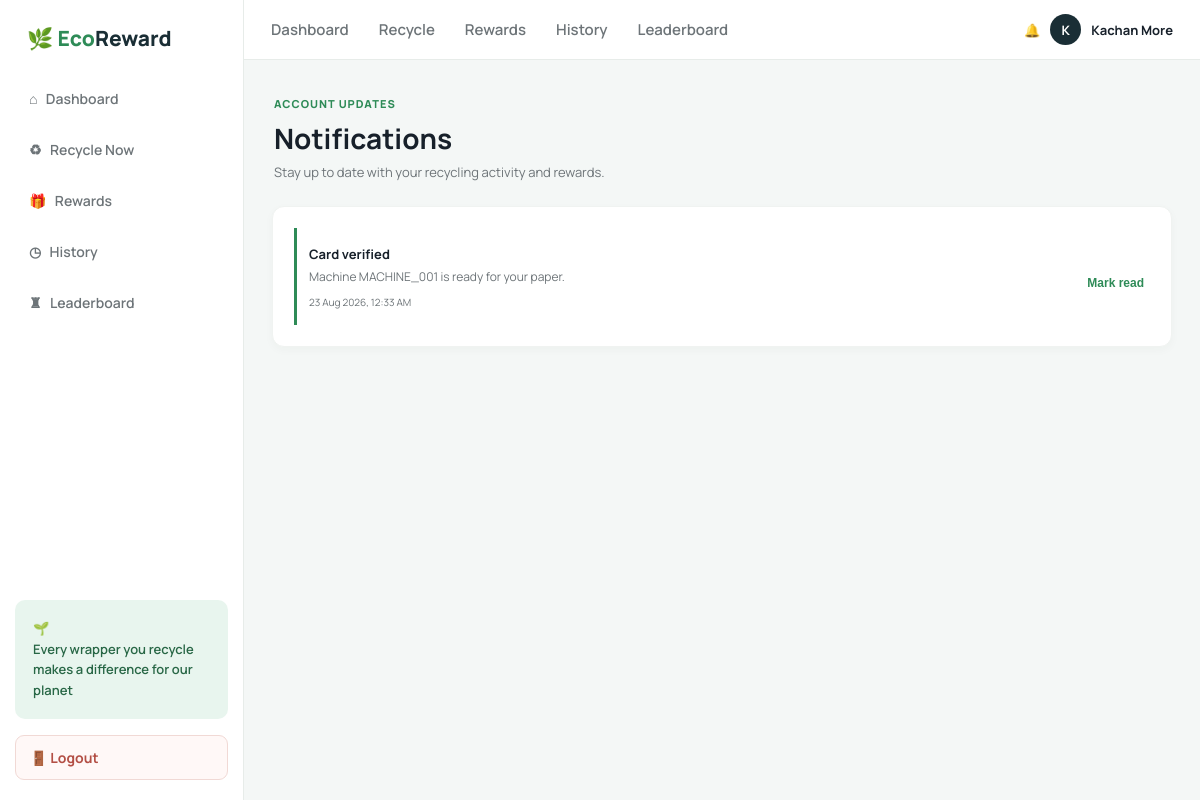
Page /notifications/ (signed in) on the earlier database version.
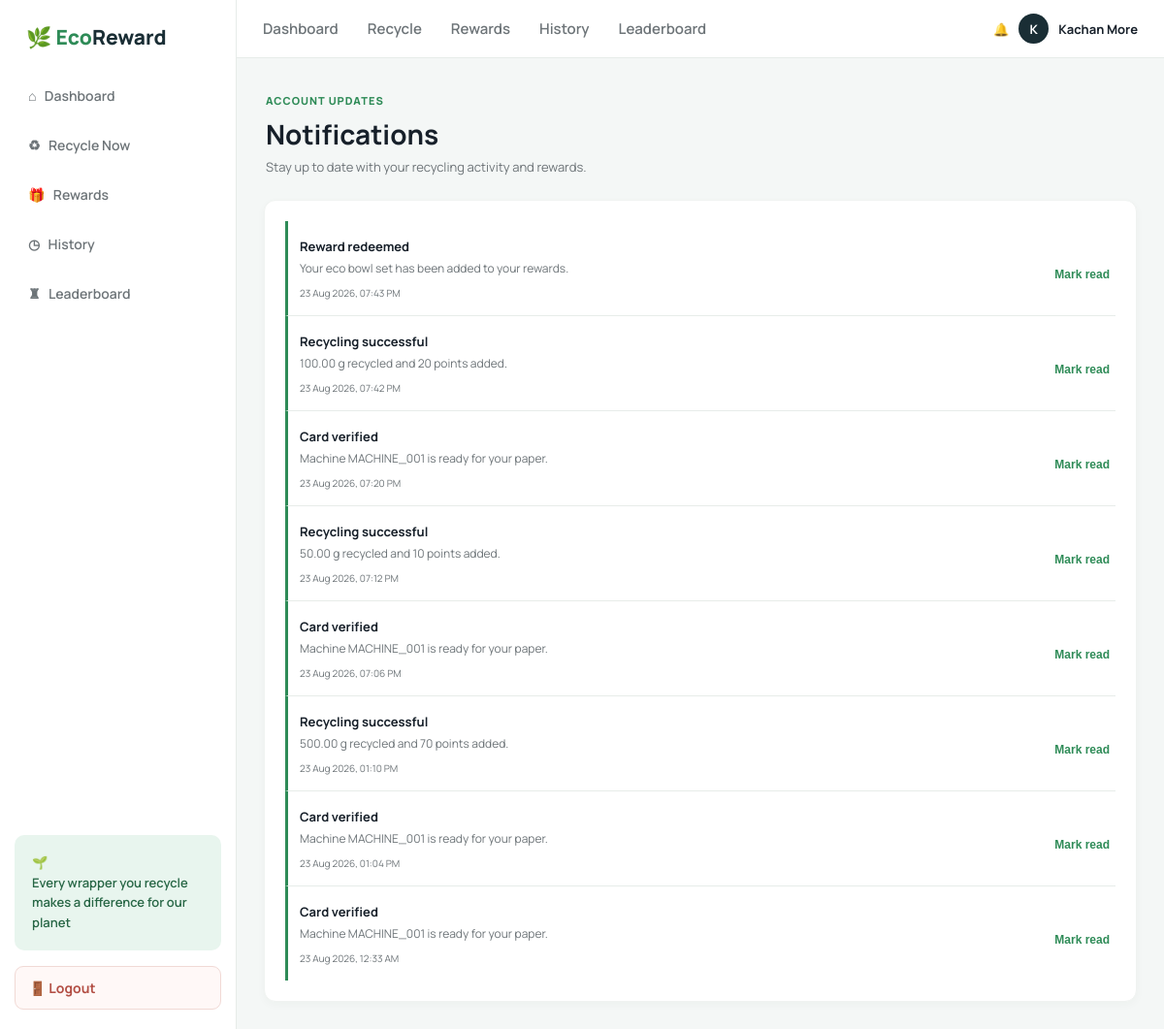
Same page on the later database version.
### recycling/models.py (models this page shows)
class Notification(models.Model):
    TYPE_CHOICES = [(value, value.title()) for value in ["RECYCLING", "REWARD", "ACHIEVEMENT", "MACHINE", "GOAL", "REDEMPTION"]]
    user = models.ForeignKey(User, on_delete=models.CASCADE)
    type = models.CharField(max_length=20, choices=TYPE_CHOICES, default="RECYCLING")
    title = models.CharField(max_length=140)
    message = models.TextField()
    is_read = models.BooleanField(default=False)
    created_at = models.DateTimeField(auto_now_add=True)

### recycling/views.py (the view)
# urls.py: path("notifications/", views.user_notifications_page, name="user_notifications"),
@login_required
def user_notifications_page(request):
    notification_queryset = Notification.objects.filter(user=request.user).order_by("-created_at")
    notifications = notification_queryset[:50]
    return render(request, "user/notifications.html", {"notifications": notifications, "unread_count": notification_queryset.filter(is_read=False).count()})

### templates/user/notifications.html (shortened to what this page needs)
{% extends 'base.html' %}
{% block body %}
<div class="shell">
  <aside class="sidebar"><div><div class="brand"><span>🌿 Eco</span>Reward</div><nav class="nav"><a href="{% url 'dashboard' %}">⌂ &nbsp; Dashboard</a><a href="{% url 'recycle' %}">♻ &nbsp; Recycle Now</a><a href="{% url 'rewards' %}">🎁 &nbsp; Rewards</a><a href="{% url 'history' %}">◷ &nbsp; History</a><a href="{% url 'leaderboard' %}">♜ &nbsp; Leaderboard</a></nav></div><div class="sidebar-footer"><div class="promo">🌱<br />Every wrapper you recycle makes a difference for our planet</div><a class="logout-button" href="{% url 'logout' %}">🚪 Logout</a></div></aside>
  <div class="content"><header class="topbar"><nav class="topnav"><a href="{% url 'dashboard' %}">Dashboard</a><a href="{% url 'recycle' %}">Recycle</a><a href="{% url 'rewards' %}">Rewards</a><a href="{% url 'history' %}">History</a><a href="{% url 'leaderboard' %}">Leaderboard</a></nav><div class="user"><a class="notification-link active" href="{% url 'user_notifications' %}" aria-label="View notifications">🔔</a><a class="profile-shortcut" href="{% url 'profile' %}"><span class="avatar">{{ request.user.username|first|upper }}</span>{{ request.user.first_name|default:request.user.username }}</a></div></header>
    <main class="main notification-main"><div class="page-heading"><div><p class="eyebrow">ACCOUNT UPDATES</p><h1>Notifications</h1><p>Stay up to date with your recycling activity and rewards.</p></div></div><section class="panel notifications-panel">{% for notification in notifications %}<article class="notification-row {% if not notification.is_read %}unread{% endif %}" data-notification-id="{{ notification.id }}"><div><strong>{{ notification.title }}</strong><p>{{ notification.message }}</p><small class="muted">{{ notification.created_at|date:'d M Y, h:i A' }}</small></div>{% if not notification.is_read %}<button class="detail notification-read" type="button">Mark read</button>{% endif %}</article>{% empty %}<p class="muted">You have no notifications yet.</p>{% endfor %}</section></main>
  </div>
</div>
{% endblock %}

Differences in the rows shown:
added Notification: title "Reward redeemed", message "Your eco bowl set has been added to your rewards.", created_at "23 Aug 2026, 07:43 PM", is_read "Mark read"
added Notification: title "Recycling successful", message "100.00 g recycled and 20 points added.", created_at "23 Aug 2026, 07:42 PM", is_read "Mark read"
added Notification: title "Card verified", message "Machine MACHINE_001 is ready for your paper.", created_at "23 Aug 2026, 07:20 PM", is_read "Mark read"
added Notification: title "Recycling successful", message "50.00 g recycled and 10 points added.", created_at "23 Aug 2026, 07:12 PM", is_read "Mark read"
added Notification: title "Card verified", message "Machine MACHINE_001 is ready for your paper.", created_at "23 Aug 2026, 07:06 PM", is_read "Mark read"
added Notification: title "Recycling successful", message "500.00 g recycled and 70 points added.", created_at "23 Aug 2026, 01:10 PM", is_read "Mark read"
added Notification: title "Card verified", message "Machine MACHINE_001 is ready for your paper.", created_at "23 Aug 2026, 01:04 PM", is_read "Mark read"
